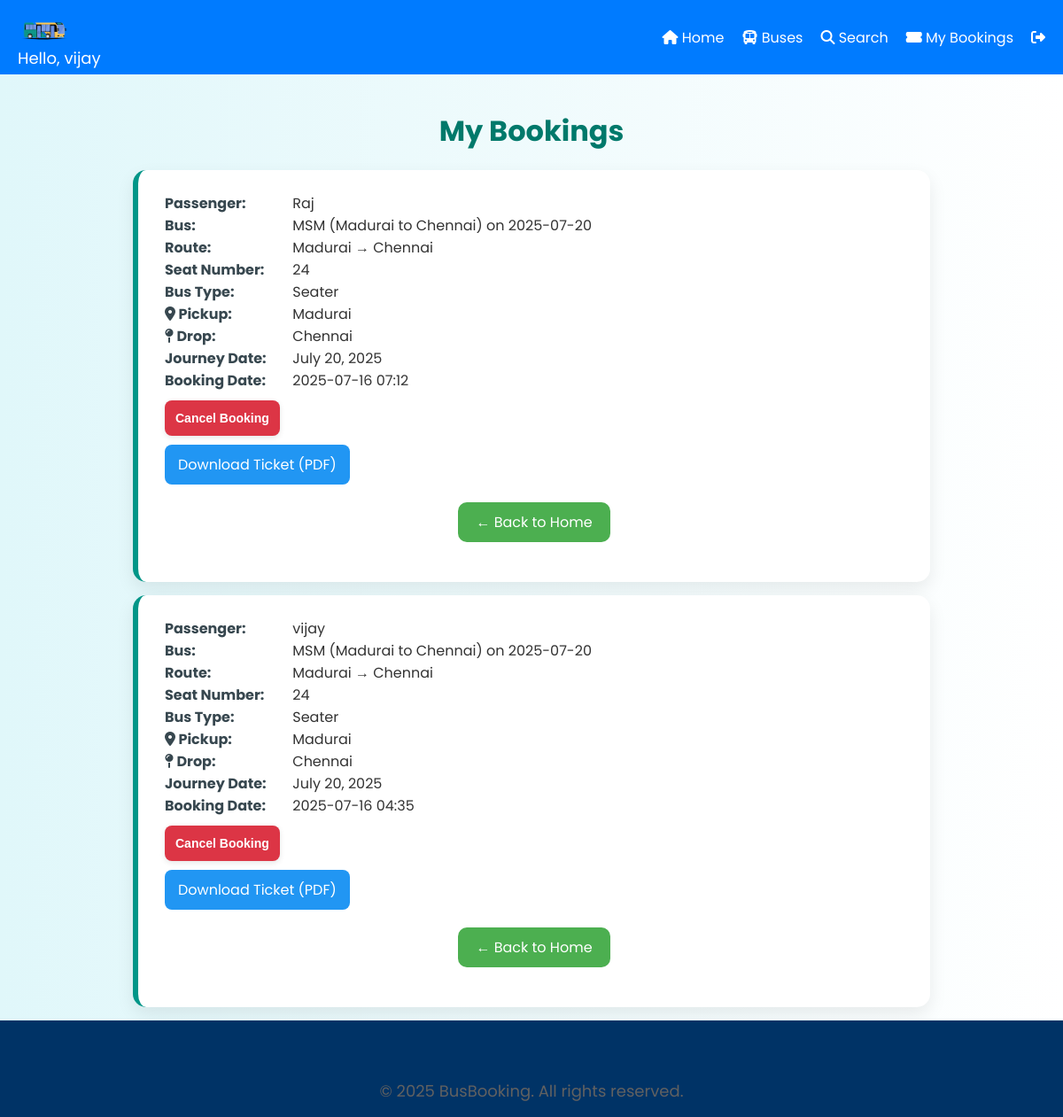
/bookings/ (signed in), run on the app's committed database.
### bookingapp/models.py (models this page shows, shortened)
class Booking(models.Model):
    user = models.ForeignKey(User, on_delete=models.CASCADE)
    bus = models.ForeignKey('Bus', on_delete=models.CASCADE)
    passenger_name = models.CharField(max_length=100)
    pickup = models.CharField(max_length=100, default='Unknown')
    drop = models.CharField(max_length=100, default='Unknown')
    seat_number = models.CharField(max_length=10)
    bus_type = models.CharField(max_length=20, choices=[('Seater', 'Seater'), ('Sleeper', 'Sleeper')], default='Seater')
    booking_date = models.DateTimeField(auto_now_add=True)
    date = models.DateField(default=timezone.now)

class Bus(models.Model):
    BUS_TYPE_CHOICES = [
        ('AC', 'AC'),
        ('Non-AC', 'Non-AC'),
    ]
    CLASS_TYPE_CHOICES = [
        ('Sleeper', 'Sleeper'),
        ('Seater', 'Seater'),
    ]
    bus_name = models.CharField(max_length=100)
    source = models.CharField(max_length=100)
    destination = models.CharField(max_length=100)
    departure_time = models.TimeField()
    arrival_time = models.TimeField()
    date = models.DateField()
    available_seats = models.IntegerField()
    price = models.DecimalField(max_digits=8, decimal_places=2)
    bus_type = models.CharField(max_length=10, choices=BUS_TYPE_CHOICES, default='AC')
    bus_class = models.CharField(max_length=10, choices=CLASS_TYPE_CHOICES, default='Seater')
    pickup_point = models.CharField(max_length=100, default='Main Bus Stop')
    drop_point = models.CharField(max_length=100, default='Main Bus Stop')
    def __str__(self):
        return f"{self.bus_name} ({self.source} to {self.destination}) on {self.date}"

### bookingapp/views.py (the view)
# urls.py: path('bookings/', views.view_bookings, name='view_bookings'),
@login_required
def view_bookings(request):
    bookings = Booking.objects.filter(user=request.user).select_related('bus').order_by('-booking_date')
    return render(request, 'bookings.html', {'bookings': bookings})

### bookingapp/templates/bookings.html (shortened to what this page needs)
{% extends "base.html" %}
{% block content %}
<div id="view_tickets">
<link rel="stylesheet" href="https://cdnjs.cloudflare.com/ajax/libs/font-awesome/6.4.0/css/all.min.css">
<h2>My Bookings</h2>
{% if bookings %}
    <ul>
        {% for booking in bookings %}
            <li style="margin-bottom: 15px;">
                <strong>Passenger:</strong> {{ booking.passenger_name }}<br>
                <strong>Bus:</strong> {{ booking.bus }}<br>
                <strong>Route:</strong> {{ booking.bus.source }} → {{ booking.bus.destination }}<br>
                <strong>Seat Number:</strong> {{ booking.seat_number }}<br>
                <strong>Bus Type:</strong> {{ booking.bus_type }}<br>
                <strong><i class="fas fa-map-marker-alt"></i> Pickup:</strong> {{ booking.pickup }}<br>
                <strong><i class="fas fa-map-pin"></i> Drop:</strong> {{ booking.drop }}<br>
                <strong>Journey Date:</strong> {{ booking.date }}<br>
                <strong>Booking Date:</strong> {{ booking.booking_date|date:"Y-m-d H:i" }}<br>
                <form action="{% url 'cancel_booking' booking.id %}" method="post" class="cancel-form" onsubmit="return confirm('Are you sure you want to cancel this booking?');">
                    <button type="submit" class="btn btn-danger">Cancel Booking</button>
                </form>
                <a href="{% url 'download_ticket' booking.id %}" class="pdf-btn">Download Ticket (PDF)</a>
                <a href="{% url 'home' %}" class="home-btn">← Back to Home</a>
            </li>
        {% endfor %}
    </ul>
{% else %}
    <p>You have no bookings.</p>
{% endif %}
</div>
{% endblock %}

### bookingapp/templates/base.html (shortened to what this page needs)
{% load static %}
<!DOCTYPE html>
<html>
<head>
    <link rel="stylesheet" href="{% static 'css/home.css' %}">
    <link rel="stylesheet" href="https://cdnjs.cloudflare.com/ajax/libs/font-awesome/6.5.0/css/all.min.css" />
</head>
<body>
    <header style="background-color: #007bff; padding: 5px 20px;">
    <div style="display: flex; justify-content: space-between; align-items: center;">
        <div>
            <img src="{% static 'images/Bus.png' %}" alt="BusBooking" style="height: 60px;Width: 60px;padding: 0px"> <p id="username" style="color: white; margin-top: -20px;">Hello, {{ user.username }}</p>
        </div>
        <nav style="display: flex; gap: 20px;">
            <a href="/" style="color: white; text-decoration: none;">
                <i class="fas fa-home"></i> Home
            </a>
            <a href="/buses/" style="color: white; text-decoration: none;">
                <i class="fas fa-bus"></i> Buses
            </a>
            <a href="/search/" style="color: white; text-decoration: none;">
                <i class="fas fa-search"></i> Search
            </a>
            <a href="/bookings/" style="color: white; text-decoration: none;">
                <i class="fas fa-ticket-alt"></i> My Bookings
            </a>
            <a href="/logout/" style="color: white; text-decoration: none;">
                <i class="fas fa-sign-out-alt"></i>
            </a>
        </nav>
    </div>
</header>
    {% block content %}
    {% endblock  %}
    <footer class="footer">
        <p>&copy; 2025 BusBooking. All rights reserved.</p>
    </footer>
</body>
</html>

### bookingapp/static/css/home.css (style rules this page uses)
* { margin: 0; padding: 0; box-sizing: border-box; }
body { font-family: 'Poppins', sans-serif; background: linear-gradient(120deg, #f0f8ff, #dbefff); color: #333; min-height: 100vh; display: flex; flex-direction: column; }
.footer { background-color: #003366; color: white; text-align: center; padding: 1rem 0; font-size: 0.9rem; margin-top: auto; }

### bookingapp/templates/bookings.html (style rules this page uses)
body { font-family: 'Poppins', sans-serif; background: linear-gradient(to right, #e0f7fa, #ffffff); margin: 0; padding: 0; }
h2 { text-align: center; font-size: 32px; color: #00796b; margin-top: 40px; margin-bottom: 20px; }
ul { list-style: none; padding: 0; max-width: 900px; margin: 0 auto; }
li { background-color: #ffffff; border-radius: 15px; padding: 25px 30px; margin-bottom: 25px; box-shadow: 0 8px 20px rgba(0, 0, 0, 0.08); transition: transform 0.3s ease, box-shadow 0.3s ease; border-left: 6px solid #009688; }
li strong { color: #37474f; display: inline-block; width: 140px; }
p { text-align: center; color: #616161; font-size: 18px; margin-top: 50px; }
.home-btn { display: block; margin: 20px auto; width: fit-content; background-color: #4caf50; color: white; padding: 10px 20px; border-radius: 10px; text-decoration: none; }
.pdf-btn { background-color: #2196f3; color: white; border: none; padding: 10px 15px; border-radius: 8px; text-decoration: none; margin-top: 10px; display: inline-block; }
.cancel-form { margin-top: 10px; }
.cancel-form button { background-color: #dc3545; color: white; padding: 12px; border: none; border-radius: 8px; font-size: 14px; font-weight: 600; cursor: pointer; transition: background-color 0.3s ease; box-shadow: 0 2px 6px rgba(0, 0, 0, 0.1); }

### data on the page
Booking: passenger_name "Raj", bus "MSM (Madurai to Chennai) on 2025-07-20", bus.source "Madurai", bus.destination "Chennai", seat_number "24", bus_type "Seater", pickup "Madurai", drop "Chennai", date "July 20, 2025", booking_date "2025-07-16 07:12"
Booking: passenger_name "vijay", bus "MSM (Madurai to Chennai) on 2025-07-20", bus.source "Madurai", bus.destination "Chennai", seat_number "24", bus_type "Seater", pickup "Madurai", drop "Chennai", date "July 20, 2025", booking_date "2025-07-16 04:35"

### other printed values
{{ user.username }} "vijay"
